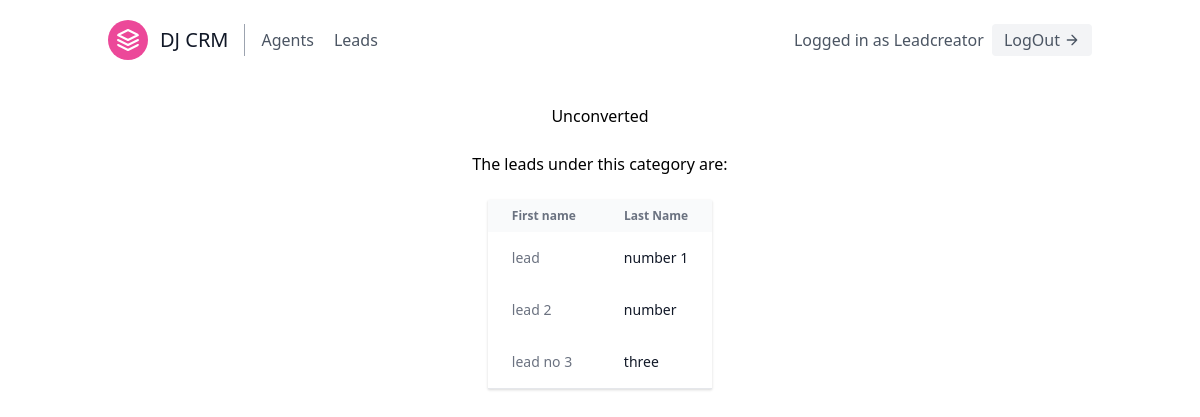
Before: /leads/3/categories_details/ (signed in) with the older database file.
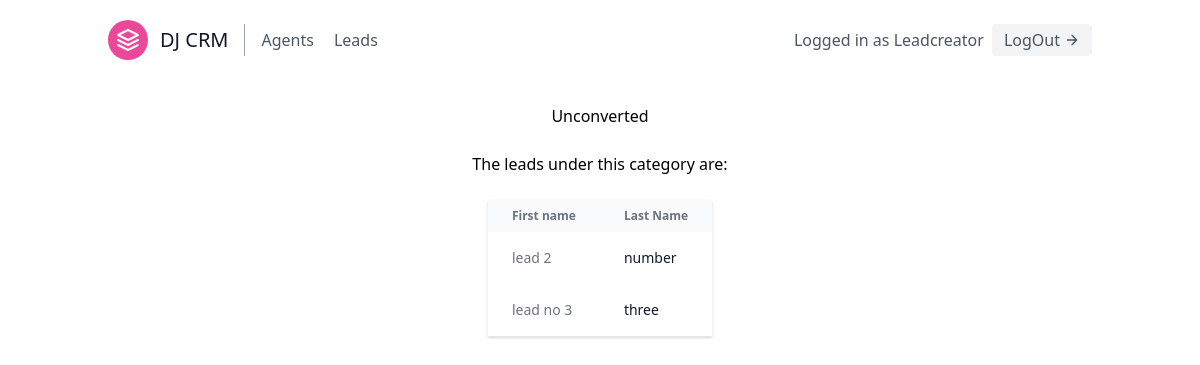
After: the same page with the newer database file.
### leads/models.py (models this page shows, shortened)
class Lead(models.Model):
    first_name = models.CharField(max_length = 20)
    last_name = models.CharField(max_length=20)
    age = models.IntegerField(default= 0)
    organization = models.ForeignKey(UserProfile, null = True, on_delete = models.CASCADE)
    agent = models.ForeignKey("Agent", blank = True, null= True, on_delete=models.SET_NULL)
    category = models.ForeignKey("Category", related_name = "leads", blank = True, null= True,on_delete=models.SET_NULL)

### leads/views.py (the view)
# urls.py: path('<int:pk>/categories_details/',CategoryDetailView.as_view(), name= "category-detail"),
class CategoryDetailView(LoginRequiredMixin, generic.DetailView):
    template_name = "leads/category_details.html"
    context_object_name = "category"
    def get_queryset(self):
        user = self.request.user
        if user.is_organizer:
            queryset = Category.objects.filter(organization = user.userprofile)
        else:
            queryset = Category.objects.filter(organization =user.agent.organization)
        return queryset

### leads/templates/leads/category_details.html
{% extends 'base.html' %}
{% block content %}
<br />
<div class="container flex justify-center mx-auto">
    <h1>{{category.name}}</h1>
</div>
<br />
<div class="container flex justify-center mx-auto">
    <h2>The leads under this category are:  </h2>
</div>
<br />
<div class="container flex justify-center mx-auto">
    <div class="flex flex-col">
        <div class="w-full">
            <div class="border-b border-gray-200 shadow">
                <table>
                    <thead class="bg-gray-50">
                        <tr>
                            <th class="px-6 py-2 text-xs text-gray-500">
                                First name
                            </th>
                            <th class="px-6 py-2 text-xs text-gray-500">
                                Last Name
                            </th>
                        </tr>
                    </thead>
                    <tbody class="bg-white">
                        {% for lead in  category.leads.all %}
                        <tr class="whitespace-nowrap">
                            <td class="px-6 py-4 text-sm text-gray-500">
                                <a class ="hover:text-red-700" href = {% url 'leads:lead-detail' lead.pk %}>
                                {{lead.first_name}}
                            </a></td>
                            <td class="px-6 py-4">
                                <div class="text-sm text-gray-900">
                                {{lead.last_name}}
                                </div>
                            </td>
                        </tr>
                        {% endfor %}
                    </tbody>
                </table>
            </div>
        </div>
    </div>
</div>
{% endblock content %}

Changed rows visible on the page:
removed Lead: first_name "lead", last_name "number 1"
